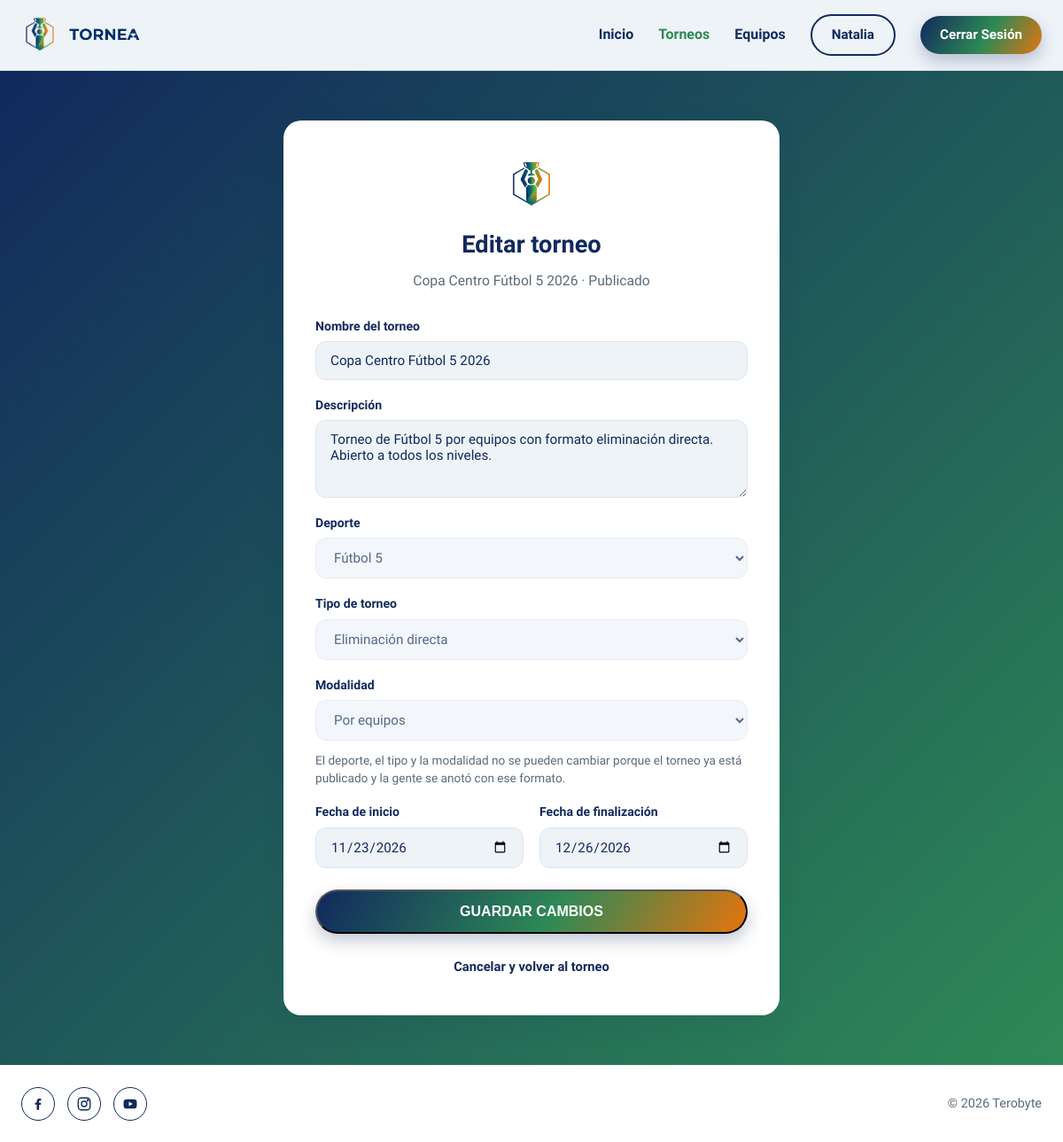
Screenshot of /app/views/editar-torneo.php?id=5 (signed in) with the database file from the repository.
### tables this page shows
CREATE TABLE torneos (
  id INT AUTO_INCREMENT PRIMARY KEY,
  nombre VARCHAR(150) NOT NULL,
  descripcion TEXT,
  deporte VARCHAR(100),
  tipo ENUM('liga','eliminacion','suizo') NOT NULL,
  modalidad ENUM('individual','equipo') NOT NULL DEFAULT 'individual',
  fecha_inicio DATE,
  fecha_fin DATE,
  estado ENUM('borrador','publicado','en_curso','finalizado') DEFAULT 'borrador',
  created_at TIMESTAMP DEFAULT CURRENT_TIMESTAMP
);

### app/models/torneo.php (called while the page is built, shortened)
<?php
require_once __DIR__ . '/../../config/database.php';
class Torneo {
    private $pdo;
    public function __construct() {
        $this->pdo = conectar();
        $this->actualizarEstadosPorFecha();
    }
    private function actualizarEstadosPorFecha() {
        $stmt = $this->pdo->query("
            SELECT id FROM torneos
            WHERE estado = 'publicado' AND fecha_inicio <= CURDATE()
        ");
        $ids = $stmt->fetchAll(PDO::FETCH_COLUMN);
        if (!$ids) {
            return;
        }
        $this->pdo->beginTransaction();
    }
    public function fechaHoy() {
        return $this->pdo->query('SELECT CURDATE()')->fetchColumn();
    }
    public function buscarPorId($id) {
        $stmt = $this->pdo->prepare('SELECT * FROM torneos WHERE id = ?');
        $stmt->execute([$id]);
        return $stmt->fetch();
    }
}

### config/database.php (called while the page is built, shortened)
<?php
function conectar() {
    try {
        $pdo = new PDO(
            'mysql:host=' . DB_HOST . ';dbname=' . DB_NAME . ';charset=utf8mb4',
            DB_USER,
            DB_PASS
        );
        $pdo->setAttribute(PDO::ATTR_ERRMODE, PDO::ERRMODE_EXCEPTION);
        $pdo->setAttribute(PDO::ATTR_DEFAULT_FETCH_MODE, PDO::FETCH_ASSOC);
        return $pdo;
    } catch (PDOException $e) {
        die('Error de conexión: ' . $e->getMessage());
    }
}

### app/helpers/formato.php (called while the page is built, shortened)
<?php
function e($texto) {
    return htmlspecialchars((string) $texto, ENT_QUOTES, 'UTF-8');
}
function etiquetaEstado($estado) {
    $estados = ['borrador' => 'Borrador', 'publicado' => 'Publicado', 'en_curso' => 'En curso', 'finalizado' => 'Finalizado'];
    return $estados[$estado] ?? $estado;
}

### app/views/editar-torneo.php (the view, shortened to what this page needs)
<?php
require_once __DIR__ . '/../models/torneo.php';
require_once __DIR__ . '/../helpers/formato.php';
$modelo = new Torneo();
$torneo_id = (int) ($_GET['id'] ?? 0);
$torneo = $modelo->buscarPorId($torneo_id);
$form = $_SESSION['form_torneo'] ?? $torneo;
$bloquear_formato = Torneo::formatoBloqueado($torneo);
if ($bloquear_formato) {
    $form['deporte'] = $torneo['deporte'];
    $form['tipo'] = $torneo['tipo'];
    $form['modalidad'] = $torneo['modalidad'];
}
$hoy = $modelo->fechaHoy();
?>
<!DOCTYPE html>
<html lang="es">
<head>
  <link rel="stylesheet" href="/tornea/css/style.css?v=2" />
  <link rel="stylesheet" href="/tornea/css/auth.css?v=3" />
</head>
<body>
  <?php $pagina_actual = 'torneos'; include __DIR__ . '/partials/header.php'; ?>
  <main>
    <section class="auth-section">
      <div class="auth-card auth-card-wide">
        <img src="/tornea/img/logo.png" alt="Tornea" class="auth-logo-icon" />
        <h1 class="auth-title">Editar torneo</h1>
        <p class="auth-subtitle"><?= e($torneo['nombre']) ?> · <?= etiquetaEstado($torneo['estado']) ?></p>
        <?php
          $accion_form = '/tornea/app/controllers/TorneoController.php?accion=editar';
          $texto_boton = 'GUARDAR CAMBIOS';
          include __DIR__ . '/partials/form-torneo.php';
        ?>
        <p class="auth-footer-text">
          <a href="/tornea/app/views/torneo-detalle.php?id=<?= $torneo_id ?>" class="form-link">Cancelar y volver al torneo</a>
        </p>
      </div>
    </section>
  </main>
  <footer class="site-footer">
    <div class="container footer-inner">
      <div class="social-links">
        <a href="#" aria-label="Facebook" class="social-icon">
          <svg viewBox="0 0 24 24" width="18" height="18" fill="currentColor"><path d="M13.5 21v-7.7h2.6l.4-3h-3v-1.9c0-.9.2-1.5 1.5-1.5h1.6V4.2C15.9 4.1 15 4 14 4c-2.4 0-4 1.5-4 4.1V10H7.4v3h2.6v8h3.5z"/></svg>
        </a>
        <a href="#" aria-label="Instagram" class="social-icon">
          <svg viewBox="0 0 24 24" width="18" height="18" fill="none" stroke="currentColor" stroke-width="1.8"><rect x="3" y="3" width="18" height="18" rx="5"/><circle cx="12" cy="12" r="4"/><circle cx="17.5" cy="6.5" r="1"/></svg>
        </a>
        <a href="#" aria-label="YouTube" class="social-icon">
        </a>
      </div>
      <p class="copyright">© 2026 Terobyte</p>
    </div>
  </footer>
</body>
</html>

### app/views/partials/form-torneo.php (shortened to what this page needs)
<form class="auth-form" action="<?= $accion_form ?>" method="post">
  <div class="form-group">
    <label for="nombre">Nombre del torneo</label>
    <input type="text" id="nombre" name="nombre" maxlength="150" placeholder="Ej: Liga Amateur de Fútbol 5" value="<?= e($form['nombre'] ?? '') ?>" required />
  </div>
  <div class="form-group">
    <label for="descripcion">Descripción</label>
    <textarea id="descripcion" name="descripcion" placeholder="Contá de qué se trata el torneo..."><?= e($form['descripcion'] ?? '') ?></textarea>
  </div>
  <div class="form-group">
    <label for="deporte">Deporte</label>
    <select id="deporte" name="deporte" required <?= !empty($bloquear_formato) ? 'disabled' : '' ?>>
      <?php foreach (Torneo::DEPORTES as $deporte): ?>
        <option value="<?= e($deporte) ?>" <?= ($form['deporte'] ?? '') === $deporte ? 'selected' : '' ?>><?= e($deporte) ?></option>
      <?php endforeach; ?>
    </select>
  </div>
  <div class="form-group">
    <label for="tipo">Tipo de torneo</label>
    <select id="tipo" name="tipo" required <?= !empty($bloquear_formato) ? 'disabled' : '' ?>>
      <?php foreach (['liga' => 'Liga', 'eliminacion' => 'Eliminación directa', 'suizo' => 'Sistema suizo'] as $valor => $texto): ?>
        <option value="<?= $valor ?>" <?= ($form['tipo'] ?? '') === $valor ? 'selected' : '' ?>><?= $texto ?></option>
      <?php endforeach; ?>
    </select>
  </div>
  <div class="form-group">
    <label for="modalidad">Modalidad</label>
    <select id="modalidad" name="modalidad" required <?= !empty($bloquear_formato) ? 'disabled' : '' ?>>
      <?php foreach (['individual' => 'Individual (cada persona compite sola)', 'equipo' => 'Por equipos'] as $valor => $texto): ?>
        <option value="<?= $valor ?>" <?= ($form['modalidad'] ?? '') === $valor ? 'selected' : '' ?>><?= $texto ?></option>
      <?php endforeach; ?>
    </select>
  </div>
  <?php if (!empty($bloquear_formato)): ?>
    <p class="form-ayuda">El deporte, el tipo y la modalidad no se pueden cambiar porque el torneo ya está publicado y la gente se anotó con ese formato.</p>
  <?php endif; ?>
  <div class="form-grid-2">
    <div class="form-group">
      <label for="fecha_inicio">Fecha de inicio</label>
      <input type="date" id="fecha_inicio" name="fecha_inicio" min="<?= $hoy ?>" value="<?= e($form['fecha_inicio'] ?? '') ?>" required />
    </div>
    <div class="form-group">
      <label for="fecha_fin">Fecha de finalización</label>
      <input type="date" id="fecha_fin" name="fecha_fin" min="<?= $hoy ?>" value="<?= e($form['fecha_fin'] ?? '') ?>" required />
    </div>
  </div>
  <button type="submit" class="btn btn-gradient btn-lg btn-block"><?= $texto_boton ?></button>
</form>

### css/style.css (style rules this page uses)
* { margin: 0; padding: 0; box-sizing: border-box; }
:root { --navy: #11295d; --navy-light: #53648a; --green: #2e8956; --green-light: #68aa85; --red: #c0392b; --gold: #e5740e; --gold-light: #ea9243; --gray-text: #5a6b7a; --bg-light: #eef3f8; --white: #ffffff; --radius-pill: 999px; --radius-card: 20px; --shadow-soft: 0 10px 30px rgba(17, 41, 93, 0.08); --shadow-btn: 0 8px 18px rgba(17, 41, 93, 0.25); }
html { scroll-behavior: smooth; }
html, body { overflow-x: hidden; }
body { font-family: 'Nunito Sans', sans-serif; color: var(--navy); background: var(--white); line-height: 1.5; }
.container { max-width: 1200px; margin: 0 auto; padding: 0 24px; }
a { text-decoration: none; color: inherit; }
.btn { display: inline-flex; align-items: center; justify-content: center; gap: 6px; padding: 8px 16px; border-radius: var(--radius-pill); font-weight: 700; font-size: 0.85rem; white-space: nowrap; transition: transform 0.15s ease, box-shadow 0.15s ease; }
.btn-lg { padding: 11px 20px; font-size: 0.92rem; }
.btn-gradient { background: linear-gradient(120deg, var(--navy) 0%, var(--green) 55%, var(--gold) 100%); color: var(--white); box-shadow: var(--shadow-btn); }
.site-footer { border-top: 1px solid rgba(17, 41, 93, 0.08); padding: 24px 0; }
.footer-inner { display: flex; flex-direction: column; align-items: center; justify-content: center; gap: 14px; text-align: center; }
.social-links { display: flex; gap: 14px; }
.social-icon { width: 38px; height: 38px; border-radius: 50%; border: 1.5px solid var(--navy); display: flex; align-items: center; justify-content: center; color: var(--navy); }
.copyright { color: var(--gray-text); font-size: 0.9rem; }
@media (min-width: 640px) { .btn { gap: 8px; padding: 10px 22px; font-size: 0.95rem; } }
@media (min-width: 640px) { .btn-lg { padding: 14px 28px; font-size: 1rem; } }
@media (min-width: 640px) { .footer-inner { flex-direction: row; justify-content: space-between; text-align: left; } }

### css/auth.css (style rules this page uses)
.auth-section { min-height: calc(100vh - 180px); display: flex; align-items: center; justify-content: center; padding: 56px 24px; background: linear-gradient(135deg, var(--navy) 0%, var(--green) 100%); }
.auth-card { width: 100%; max-width: 440px; background: var(--white); border-radius: var(--radius-card); box-shadow: var(--shadow-soft); padding: 34px 22px; display: flex; flex-direction: column; align-items: center; text-align: center; }
.auth-logo-icon { width: 56px; height: 56px; object-fit: contain; margin-bottom: 20px; }
.auth-title { font-family: 'Baloo 2', sans-serif; font-weight: 800; font-size: 1.7rem; color: var(--navy); }
.auth-subtitle { margin-top: 8px; color: var(--gray-text); font-size: 0.98rem; }
.auth-form { width: 100%; margin-top: 30px; display: flex; flex-direction: column; gap: 18px; text-align: left; }
.form-group { display: flex; flex-direction: column; gap: 6px; min-width: 0; }
.form-group label { font-weight: 700; font-size: 0.88rem; color: var(--navy); }
.form-group input, .form-group select, .form-group textarea { width: 100%; padding: 12px 16px; border: 1.5px solid #dbe4ee; border-radius: 12px; font-family: inherit; font-size: 0.95rem; color: var(--navy); background: var(--bg-light); transition: border-color 0.15s ease; }
.form-group textarea { resize: vertical; min-height: 88px; }
.form-group input::placeholder, .form-group textarea::placeholder { color: #98a7b5; }
.form-grid-2 { display: grid; grid-template-columns: 1fr; gap: 18px; }
.auth-card-wide { max-width: 560px; }
.form-link { color: var(--navy); font-weight: 700; }
.btn-block { width: 100%; margin-top: 6px; }
.auth-footer-text { margin-top: 26px; font-size: 0.92rem; color: var(--gray-text); }
@media (min-width: 480px) { .auth-card { padding: 44px 36px; } }
@media (min-width: 560px) { .form-grid-2 { grid-template-columns: 1fr 1fr; } }
.form-ayuda { margin-top: -6px; font-size: 0.85rem; color: var(--gray-text); }

### rows the page displays
torneos: nombre "Copa Centro Fútbol 5 2026", estado "Publicado", descripcion "Torneo de Fútbol 5 por equipos con formato eliminación directa. Abierto a todos los niveles.", tipo "Eliminación directa", modalidad "Por equipos", fecha_inicio "11/23/2026", fecha_fin "12/26/2026"

### other values shown
$_SESSION['usuario']['nombre'] "Natalia"
$texto_boton "GUARDAR CAMBIOS"
form field deporte "Fútbol 5"
